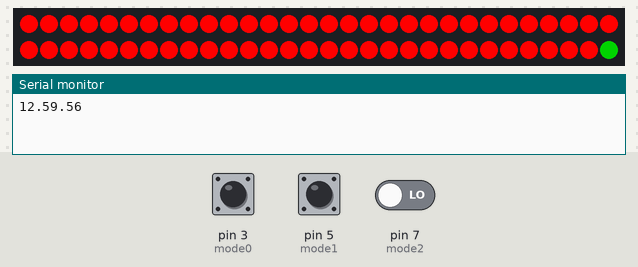
The sketch below on a simulated Arduino Uno, built with avr-gcc and run on an emulated ATmega328P. Shown: 60 RGB LEDs in strip order, left to right, continuing on the next row, the last lines printed to the serial monitor. Inputs (shaded band) come from the test bench; at power-on: pin 3 (mode0) LOW, pin 5 (mode1) LOW, pin 7 (mode2) LOW. The local clock reads 2024-03-15 10:24:30 at power-on unless the sketch sets it.

Above: at 1.6 s.
1.7 s: pin 3 (mode0) pulled HIGH for 3.2 s
6.8 s: pin 5 (mode1) pulled HIGH for 3.2 s
At 7.5 s:
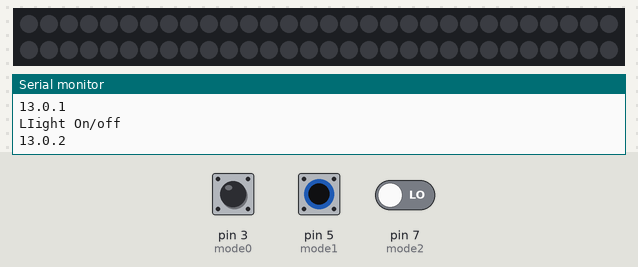
11.5 s: pin 5 (mode1) pulled HIGH for 0.15 s
13.1 s: pin 5 (mode1) pulled HIGH for 1 s
15.6 s: pin 3 (mode0) driven HIGH and pin 5 (mode1) driven HIGH and pin 7 (mode2) driven HIGH
At 18.7 s:
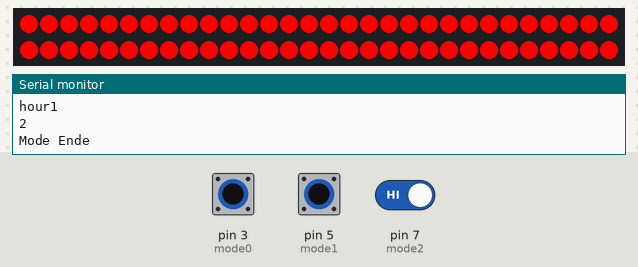
21.6 s: pin 7 (mode2) driven LOW
At 23.8 s:
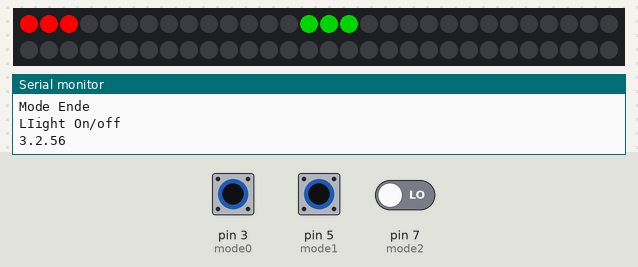
Timing chart, 0 to 25.3 s (numbered marks = the images above; inputs shaded):
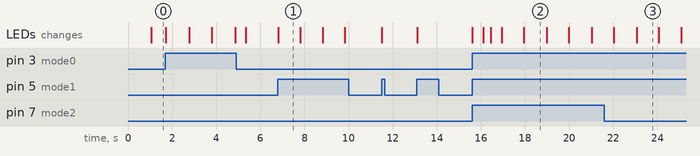

Measured:
- after the input at 6.8 s, the LEDs: change at once (image 1)
- after the input at 15.6 s, the LEDs: change at once (image 2)
- what the display in image 2 shows lasts 1.0 s, from 18.0 s to 19.0 s

The sketch:

Timer.ino
```cpp
#include <FastLED.h>
#include <DS1307RTC.h>
#include <Wire.h>


#include <TimeAlarms.h>
#include <Time.h>

#define NUM_LEDS 60
#define DATA_PIN 10

CRGB leds[NUM_LEDS];


const unsigned short mode0 = 3;
const unsigned short mode1 = 5;
const unsigned short mode2 = 7;
const unsigned short mode3 = 9;
volatile unsigned int time_hour = 12, time_minute = 59, time_second = 55, time_day, time_month, time_year;
volatile unsigned long alteZeit = 0, alteZeit1 = 0, alteZeit2 = 0, alteZeit3 = 0, alteZeit4 = 0, entprellZeit = 1000, warteZeit = 1000;
bool setLight = true;


time_t  t;

void setup() {
  Serial.begin(9600);
  FastLED.addLeds<NEOPIXEL, DATA_PIN>(leds, NUM_LEDS);
  pinMode(mode1, INPUT);
  pinMode(mode2, INPUT);
  pinMode(mode3, INPUT);
  pinMode(mode0, INPUT);
  setTime(time_hour, time_minute , time_second, time_day, time_month, time_year);
  t = now();
  RTC.set(t);
  hourFormat12();
}

void loop() {

  if( (millis() - alteZeit3) > warteZeit){
    printTime();
    clockLED();
    alteZeit3 = millis();
  }
  if (digitalRead(mode0) == true) {
    mode();
  }

  if(digitalRead(mode1) == true && (millis() - alteZeit4) > warteZeit ) {

    Serial.println("LIight On/off");
    if(setLight == true) {
      setLight = false;
    }
    else {
      setLight = true;
    }
    clockLED();
    alteZeit4 = millis();
  }
}

void printTime() {
  t = RTC.get();
  Serial.print(hour(t));
  Serial.print(".");
  Serial.print(minute(t));
  Serial.print(".");
  Serial.print(second(t));
  Serial.println();
}

void mode() {
  if ((millis() - alteZeit) > entprellZeit) {

    blinken();
    Serial.println("Interrupt ausgeloest");
    unsigned short temp = 1;
    while (temp == 1) {

      if (digitalRead(mode1) == true && (millis() - alteZeit1) > entprellZeit) {
           time_hour++;
           Serial.print("hour");
           Serial.println(time_hour);
           if (time_hour > 11) {
           time_hour = 0;
           }
        setTime(time_hour, time_minute , time_second, time_day, time_month, time_year);
        clockLED();
        alteZeit1 = millis();

      }
      if (digitalRead(mode2) == true && (millis() - alteZeit2) > entprellZeit) {
          time_minute++;
          if (time_minute > 59) {
          time_minute = 0;

          }

        setTime(time_hour, time_minute , time_second, time_day, time_month, time_year);
        clockLED();
        alteZeit2 = millis();
      }
      if (digitalRead(mode0) == true && (millis() - alteZeit3) > entprellZeit) {
        temp++;
        Serial.println(temp);
        alteZeit3 = millis();
        }

      }
    t = now();
    RTC.set(t);
    Serial.println("Mode Ende");
    blinken();
    alteZeit = millis();
  }
}

void clockLED() {

  for ( int i= 0; i<=59; i++) {
    leds[i] = CRGB::Black;
  }

  for (int i = 0; i<=minute(t); i++) {
    leds[i] = CRGB::Red;
  }

  if (hour(t) == 12 || hour(t) == 0) {
    leds[hour(t)*5] = CRGB::Green;
    leds[59] = CRGB::Green;
    leds[hour(t)*5+1] = CRGB::Green;

  }

  else {
    leds[hour(t)*5] = CRGB::Green;
    leds[hour(t)*5-1] = CRGB::Green;
    leds[hour(t)*5+1] = CRGB::Green;
  }


  if(setLight == false) {
     for ( int i= 0; i<=59; i++) {
    leds[i] = CRGB::Black;
    }
  }

  FastLED.show();

}

void blinken() {

    for ( int i= 0; i<=59; i++) {
       leds[i] = CRGB::Red;
    }

    FastLED.show();
    delay(500);
    clockLED();

}
```

beispiel.ino
```cpp

```
